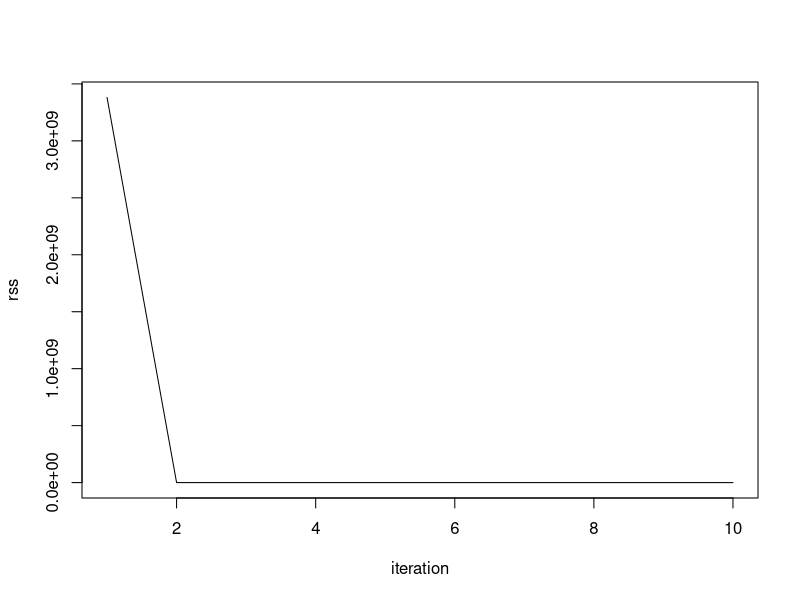

Write the R code that produced this figure.
library(MASS)
set.seed(1)

# create variables
n = 1e4
p = 100
X = mvrnorm(n, mu=integer(p), Sigma=diag(p))
Y = X %*% c(1:p)

n.loop = 10
b.mat = matrix(0, nrow=p, ncol=n.loop)
rss.vec = rep(0, n.loop)
for(c in 2:n.loop){
    for(r in 1:p){
        y = Y - X[, -r] %*% c(1:p)[-r]
        fit = lm(y~X[, r])
        b.mat[r, c] = fit$coefficients[2]
    }
    res = Y - X %*% b.mat[, c]
    rss.vec[c] = sum(res^2)
}

rss.vec[1] = sum(Y^2)
plot(1:n.loop, rss.vec, type='l', xlab='iteration', ylab='rss')


# We determine whether regression is good enough using RSS
# By looking at the plot, 2 iterations are enough to obtain a good approximation
# to the true regression coefficients